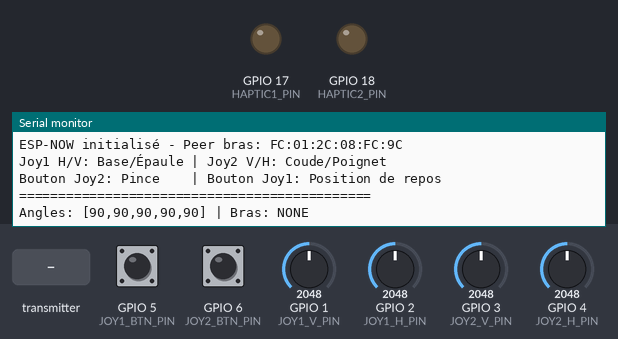
Bench run of a program on a simulated ESP32-S3. On the bench: output pins drawn as LEDs (lit = HIGH), the last lines printed to the serial monitor. The inputs (shaded band) are chosen by the test bench; at power-on: GPIO 5 (JOY1_BTN_PIN) HIGH, GPIO 6 (JOY2_BTN_PIN) HIGH, GPIO 1 (JOY1_V_PIN) = 2048, GPIO 2 (JOY1_H_PIN) = 2048, GPIO 3 (JOY2_V_PIN) = 2048, GPIO 4 (JOY2_H_PIN) = 2048.

Above: at 1.8 s.
1.9 s: GPIO 5 (JOY1_BTN_PIN) pulled LOW for 0.15 s
3.5 s: GPIO 6 (JOY2_BTN_PIN) pulled LOW for 0.15 s
At 3.82 s:
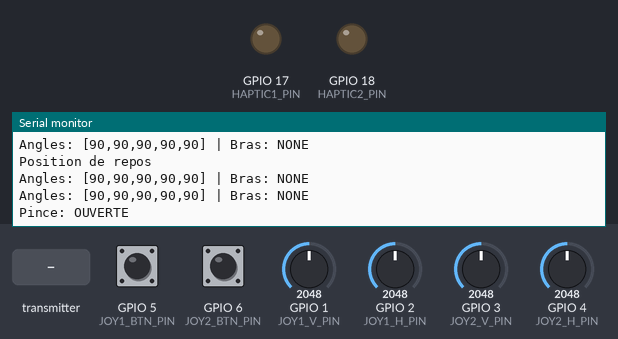
5.1 s: the transmitter starts sending battery_level = 0
At 6.8 s:
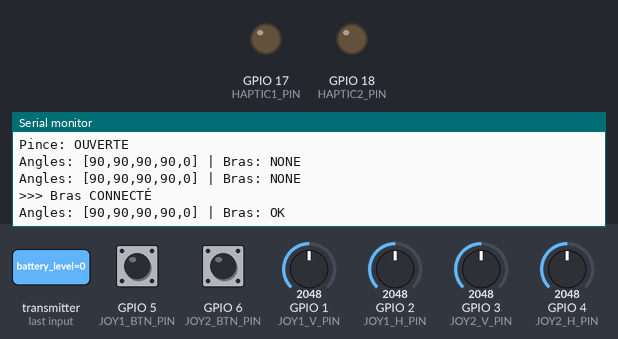
7.5 s: the transmitter starts sending connection_rssi = 64
At 8.8 s:
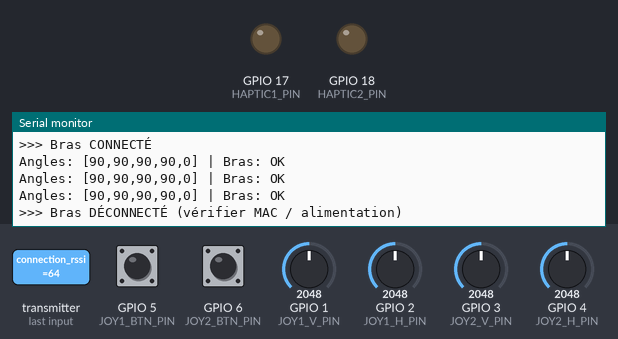
9.6 s: GPIO 6 (JOY2_BTN_PIN) pulled LOW for 1 s
At 9.87 s:
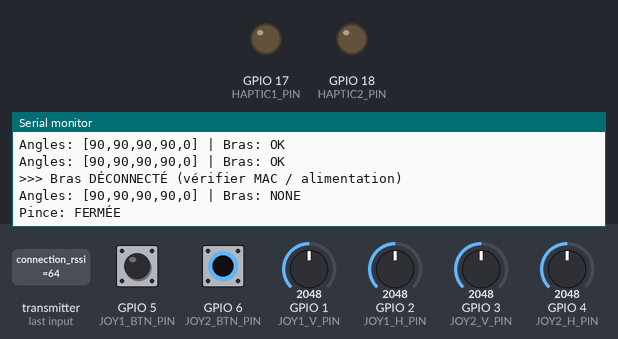
Timing chart, 0 to 12.6 s (numbered marks = the images above; inputs shaded):
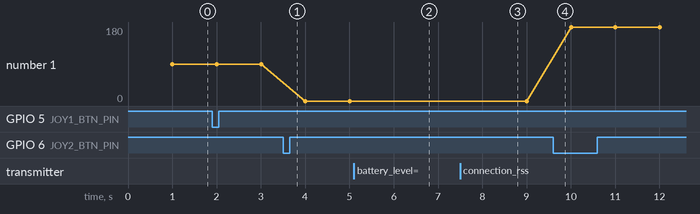

Measured:
- after the input at 3.5 s, the serial monitor: prints a new line at once (image 1)
- after the input at 5.1 s, the serial monitor: prints a new line at once (image 2)
- after the input at 7.5 s, the serial monitor: prints a new line after 0.64 s (image 3)
- after the input at 9.6 s, the serial monitor: prints a new line at once (image 4)
- plotted number 1: 90 → 0 after the input at 3.5 s, 0 → 180 after the input at 9.6 s

The program:

main.cpp
```cpp
/*
 * Manette Kit JIG - Version "Bras Robotique" (sans écran)
 * Contrôle uniquement le bras robotique (projet firmware/arm) via ESP-NOW.
 * Aucun jeu, aucun écran OLED requis : les infos passent par le moniteur série.
 */

#include <esp_now.h>
#include <WiFi.h>

// ========== CONFIGURATION ==========

// Broches joysticks (identiques à firmware/controller_console)
#define JOY1_V_PIN   1  // Joystick 1 vertical   -> Servo 2 (Épaule)
#define JOY1_H_PIN   2  // Joystick 1 horizontal -> Servo 1 (Base)
#define JOY2_V_PIN   3  // Joystick 2 vertical   -> Servo 3 (Coude)
#define JOY2_H_PIN   4  // Joystick 2 horizontal -> Servo 4 (Poignet)
#define JOY1_BTN_PIN 5  // Bouton joystick 1     -> Position de repos
#define JOY2_BTN_PIN 6  // Bouton joystick 2     -> Pince (ouvrir/fermer)

// Moteurs de vibration du PCB (maintenus éteints)
#define HAPTIC1_PIN 17
#define HAPTIC2_PIN 18

#define JOYSTICK_DEADZONE 300

// Temporisation
const unsigned long CONTROL_RATE = 50;         // Lecture joysticks + envoi : 20 Hz
const unsigned long KEEPALIVE_RATE = 200;      // Renvoi même sans mouvement (le bras se met en sécurité après 2 s sans commande)
const unsigned long CONNECTION_TIMEOUT = 1000; // Bras considéré déconnecté sans statut reçu
const unsigned long BUTTON_DEBOUNCE = 500;
const unsigned long STATUS_PRINT_RATE = 1000;

// ============================================================================
// /!\ MAC DU BRAS À REMPLACER PAR CELLE DE VOTRE PROPRE BRAS /!\
// La valeur ci-dessous est celle du bras du créateur : avec elle, votre bras
// ne bougera PAS.
//
// Pour la trouver : flasher le bras (projet firmware/arm), ouvrir le moniteur
// série à 115200 bauds et lire la ligne "MAC du bras: XX:XX:XX:XX:XX:XX".
// Exemple : FC:01:2C:08:FC:9C -> {0xFC, 0x01, 0x2C, 0x08, 0xFC, 0x9C}
//
// La MAC de CETTE manette s'affiche au démarrage ("MAC de la manette: ...") :
// elle doit être recopiée dans controllerMAC de firmware/arm/src/main.cpp.
// Voir le README pour la procédure complète.
// ============================================================================
uint8_t robotArmMAC[6] = {0xFC, 0x01, 0x2C, 0x08, 0xFC, 0x9C}; // -> À REMPLACER

// ========== STRUCTURES DE DONNÉES ==========
// /!\ Doivent rester IDENTIQUES à celles de firmware/arm/src/main.cpp

struct RobotCommand {
  uint8_t servo1;
  uint8_t servo2;
  uint8_t servo3;
  uint8_t servo4;
  uint8_t servo5;
  uint8_t mode;
  uint8_t speed;
  uint32_t timestamp;
  uint32_t checksum;
};

struct RobotStatus {
  uint8_t battery_level;
  uint8_t connection_rssi;
  uint8_t servo_positions[5];
  bool emergency_stop;
  uint32_t timestamp;
  uint32_t checksum;
};

// ========== VARIABLES GLOBALES ==========

// Angles envoyés au bras : Base, Épaule, Coude, Poignet, Pince
int servoAngles[5] = {90, 90, 90, 90, 90};
int lastSentAngles[5] = {-1, -1, -1, -1, -1};

// Axe joystick qui pilote chaque servo 1 à 4, et son centre mesuré au démarrage
const int axisPins[4] = {JOY1_H_PIN, JOY1_V_PIN, JOY2_V_PIN, JOY2_H_PIN};
int axisCenter[4] = {2048, 2048, 2048, 2048};

RobotCommand currentCommand;
RobotStatus lastStatus;
volatile unsigned long lastStatusReceived = 0; // Écrit dans le callback ESP-NOW

bool espNowInitialized = false;
bool robotConnected = false;

// Contrôle
unsigned long lastControl = 0;
unsigned long lastSent = 0;
unsigned long lastStatusPrint = 0;
bool lastJoy1Btn = HIGH;
bool lastJoy2Btn = HIGH;
unsigned long lastJoy1BtnTime = 0;
unsigned long lastJoy2BtnTime = 0;

// ========== FONCTIONS UTILITAIRES ==========

uint32_t calculateChecksum(const void* data, size_t size) {
  uint32_t checksum = 0;
  const uint8_t* bytes = (const uint8_t*)data;

  for (size_t i = 0; i < size - sizeof(uint32_t); i++) {
    checksum += bytes[i];
    checksum = (checksum << 1) | (checksum >> 31);
  }

  return checksum;
}

bool validateStatus(const RobotStatus& status) {
  if (status.battery_level > 100) {
    return false;
  }

  for (int i = 0; i < 5; i++) {
    if (status.servo_positions[i] > 180) {
      return false;
    }
  }

  RobotStatus tempStatus = status;
  tempStatus.checksum = 0;
  uint32_t expectedChecksum = calculateChecksum(&tempStatus, sizeof(tempStatus));

  return (status.checksum == expectedChecksum);
}

void printMAC(const uint8_t* mac) {
  for (int i = 0; i < 6; i++) {
    if (i > 0) Serial.print(":");
    Serial.printf("%02X", mac[i]);
  }
  Serial.println();
}

// ========== GESTION ESP-NOW ==========

void onDataReceived(const uint8_t *mac, const uint8_t *incomingData, int len) {
  if (len != sizeof(RobotStatus)) return;

  RobotStatus status;
  memcpy(&status, incomingData, sizeof(status));

  if (validateStatus(status)) {
    lastStatus = status;
    lastStatusReceived = millis();
  }
}

void onDataSent(const uint8_t *mac_addr, esp_now_send_status_t status) {
  // Optionnel
}

void initESPNow() {
  WiFi.mode(WIFI_STA);
  WiFi.disconnect();

  Serial.print("MAC de la manette: ");
  Serial.println(WiFi.macAddress());

  if (esp_now_init() != ESP_OK) {
    Serial.println("ERREUR: ESP-NOW init");
    return;
  }

  esp_now_register_recv_cb(onDataReceived);
  esp_now_register_send_cb(onDataSent);

  // Ajouter le bras comme peer
  esp_now_peer_info_t peerInfo;
  memset(&peerInfo, 0, sizeof(peerInfo));
  memcpy(peerInfo.peer_addr, robotArmMAC, 6);
  peerInfo.channel = 0;
  peerInfo.encrypt = false;
  peerInfo.ifidx = WIFI_IF_STA;

  if (esp_now_add_peer(&peerInfo) != ESP_OK) {
    Serial.print("ERREUR: Ajout peer bras ");
    printMAC(robotArmMAC);
    return;
  }

  espNowInitialized = true;
  Serial.print("ESP-NOW initialisé - Peer bras: ");
  printMAC(robotArmMAC);
}

void sendCommand() {
  if (!espNowInitialized) return;

  currentCommand.servo1 = servoAngles[0];
  currentCommand.servo2 = servoAngles[1];
  currentCommand.servo3 = servoAngles[2];
  currentCommand.servo4 = servoAngles[3];
  currentCommand.servo5 = servoAngles[4];
  currentCommand.mode = 0;    // Mode manuel
  currentCommand.speed = 50;  // Vitesse moyenne
  currentCommand.timestamp = millis();

  currentCommand.checksum = 0;
  currentCommand.checksum = calculateChecksum(&currentCommand, sizeof(currentCommand));

  esp_err_t result = esp_now_send(robotArmMAC, (uint8_t*)&currentCommand, sizeof(currentCommand));

  if (result != ESP_OK) {
    Serial.print("Erreur envoi commande: ");
    Serial.println(result);
  }
}

// ========== JOYSTICKS ==========

void initInputs() {
  pinMode(JOY1_BTN_PIN, INPUT_PULLUP);
  pinMode(JOY2_BTN_PIN, INPUT_PULLUP);

  // Moteurs de vibration éteints dès le boot
  pinMode(HAPTIC1_PIN, OUTPUT);
  pinMode(HAPTIC2_PIN, OUTPUT);
  digitalWrite(HAPTIC1_PIN, LOW);
  digitalWrite(HAPTIC2_PIN, LOW);
}

// Mesure le centre de chaque axe : ne pas toucher les joysticks au démarrage
void calibrateJoysticks() {
  for (int a = 0; a < 4; a++) {
    long sum = 0;
    for (int s = 0; s < 16; s++) {
      sum += analogRead(axisPins[a]);
      delay(2);
    }
    axisCenter[a] = sum / 16;
  }

  Serial.print("Calibration joysticks (centres): ");
  for (int a = 0; a < 4; a++) {
    Serial.print(axisCenter[a]);
    if (a < 3) Serial.print(",");
  }
  Serial.println();
}

void updateFromJoysticks(unsigned long now) {
  // Servos 1 à 4 : plus le joystick est poussé, plus le servo tourne vite
  for (int a = 0; a < 4; a++) {
    int offset = analogRead(axisPins[a]) - axisCenter[a];

    if (abs(offset) > JOYSTICK_DEADZONE) {
      int speed = constrain(map(abs(offset), JOYSTICK_DEADZONE, 2048, 1, 5), 1, 5);
      servoAngles[a] = constrain(servoAngles[a] + (offset > 0 ? speed : -speed), 0, 180);
    }
  }

  // Bouton joystick 2 : pince ouverte (0°) / fermée (180°)
  bool joy2Btn = digitalRead(JOY2_BTN_PIN);
  if (joy2Btn == LOW && lastJoy2Btn == HIGH && now - lastJoy2BtnTime > BUTTON_DEBOUNCE) {
    servoAngles[4] = (servoAngles[4] == 0) ? 180 : 0;
    lastJoy2BtnTime = now;
    Serial.print("Pince: ");
    Serial.println(servoAngles[4] == 0 ? "OUVERTE" : "FERMÉE");
  }
  lastJoy2Btn = joy2Btn;

  // Bouton joystick 1 : servos 1 à 4 en position de repos (la pince ne bouge pas)
  bool joy1Btn = digitalRead(JOY1_BTN_PIN);
  if (joy1Btn == LOW && lastJoy1Btn == HIGH && now - lastJoy1BtnTime > BUTTON_DEBOUNCE) {
    for (int i = 0; i < 4; i++) {
      servoAngles[i] = 90;
    }
    lastJoy1BtnTime = now;
    Serial.println("Position de repos");
  }
  lastJoy1Btn = joy1Btn;
}

bool anglesChanged() {
  for (int i = 0; i < 5; i++) {
    if (servoAngles[i] != lastSentAngles[i]) return true;
  }
  return false;
}

// ========== SETUP ET LOOP ==========

void setup() {
  Serial.begin(115200);
  delay(500);
  Serial.println("===== MANETTE KIT JIG - BRAS ROBOTIQUE =====");

  initInputs();
  calibrateJoysticks();
  initESPNow();

  Serial.println("Joy1 H/V: Base/Épaule | Joy2 V/H: Coude/Poignet");
  Serial.println("Bouton Joy2: Pince    | Bouton Joy1: Position de repos");
  Serial.println("=============================================");
}

void loop() {
  // Lire lastStatusReceived AVANT millis() : le callback peut l'écrire à tout moment
  unsigned long lastStatusTime = lastStatusReceived;
  unsigned long now = millis();

  // Lecture joysticks et envoi au bras
  if (now - lastControl >= CONTROL_RATE) {
    updateFromJoysticks(now);

    if (anglesChanged() || now - lastSent >= KEEPALIVE_RATE) {
      sendCommand();
      memcpy(lastSentAngles, servoAngles, sizeof(servoAngles));
      lastSent = now;
    }
    lastControl = now;
  }

  // État de la connexion (le bras renvoie son statut toutes les 100 ms)
  bool connected = lastStatusTime != 0 && now - lastStatusTime < CONNECTION_TIMEOUT;
  if (connected != robotConnected) {
    robotConnected = connected;
    Serial.println(connected ? ">>> Bras CONNECTÉ" : ">>> Bras DÉCONNECTÉ (vérifier MAC / alimentation)");
  }

  // Debug périodique
  if (now - lastStatusPrint >= STATUS_PRINT_RATE) {
    Serial.print("Angles: [");
    for (int i = 0; i < 5; i++) {
      Serial.print(servoAngles[i]);
      if (i < 4) Serial.print(",");
    }
    Serial.print("] | Bras: ");
    Serial.println(robotConnected ? "OK" : "NONE");
    lastStatusPrint = now;
  }

  delay(5);
}
```
